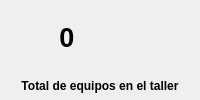
                   <widget class="QWidget" name="widget_18" native="true">
                    <property name="minimumSize">
                     <size>
                      <width>180</width>
                      <height>0</height>
                     </size>
                    </property>
                    <property name="maximumSize">
                     <size>
                      <width>16777215</width>
                      <height>100</height>
                     </size>
                    </property>
                    <property name="styleSheet">
                     <string notr="true">
border-radius: 15px</string>
                    </property>
                    <layout class="QHBoxLayout" name="horizontalLayout_14">
                     <property name="spacing">
                      <number>2</number>
                     </property>
                     <property name="leftMargin">
                      <number>3</number>
                     </property>
                     <property name="topMargin">
                      <number>0</number>
                     </property>
                     <property name="rightMargin">
                      <number>3</number>
                     </property>
                     <property name="bottomMargin">
                      <number>4</number>
                     </property>
                     <item>
                      <widget class="QWidget" name="widget_19" native="true">
                       <layout class="QVBoxLayout" name="verticalLayout_10">
                        <property name="spacing">
                         <number>5</number>
                        </property>
                        <property name="leftMargin">
                         <number>3</number>
                        </property>
                        <property name="topMargin">
                         <number>0</number>
                        </property>
                        <property name="rightMargin">
                         <number>3</number>
                        </property>
                        <property name="bottomMargin">
                         <number>0</number>
                        </property>
                        <item>
                         <widget class="QWidget" name="widget_20" native="true">
                          <property name="minimumSize">
                           <size>
                            <width>0</width>
                            <height>55</height>
                           </size>
                          </property>
                          <layout class="QHBoxLayout" name="horizontalLayout_15">
                           <property name="bottomMargin">
                            <number>5</number>
                           </property>
                           <item>
                            <widget class="QLabel" name="teet">
                             <property name="font">
                              <font>
                               <pointsize>18</pointsize>
                               <bold>true</bold>
                              </font>
                             </property>
                             <property name="text">
                              <string>&lt;html&gt;&lt;head/&gt;&lt;body&gt;&lt;p align=&quot;center&quot;&gt;&lt;span style=&quot; font-size:20pt; font-weight:700;&quot;&gt;0&lt;/span&gt;&lt;/p&gt;&lt;/body&gt;&lt;/html&gt;</string>
                             </property>
                             <property name="alignment">
                              <set>Qt::AlignmentFlag::AlignCenter</set>
                             </property>
                             <property name="margin">
                              <number>12</number>
                             </property>
                            </widget>
                           </item>
                           <item>
                            <widget class="QLabel" name="label_22">
                             <property name="minimumSize">
                              <size>
                               <width>50</width>
                               <height>65</height>
                              </size>
                             </property>
                             <property name="maximumSize">
                              <size>
                               <width>60</width>
                               <height>16777215</height>
                              </size>
                             </property>
                             <property name="text">
                              <string/>
                             </property>
                             <property name="pixmap">
                              <pixmap resource="../../recursos/recursos.qrc">:/iconos/iconos/almacen.ico</pixmap>
                             </property>
                             <property name="scaledContents">
                              <bool>true</bool>
                             </property>
                            </widget>
                           </item>
                          </layout>
                         </widget>
                        </item>
                        <item>
                         <widget class="QLabel" name="label_23">
                          <property name="minimumSize">
                           <size>
                            <width>50</width>
                            <height>20</height>
                           </size>
                          </property>
                          <property name="text">
                           <string>&lt;html&gt;&lt;head/&gt;&lt;body&gt;&lt;p align=&quot;center&quot;&gt;&lt;span style=&quot; font-weight:700;&quot;&gt;Total de equipos en el taller&lt;/span&gt;&lt;/p&gt;&lt;/body&gt;&lt;/html&gt;</string>
                          </property>
                         </widget>
                        </item>
                       </layout>
                      </widget>
                     </item>
                    </layout>
                   </widget>
